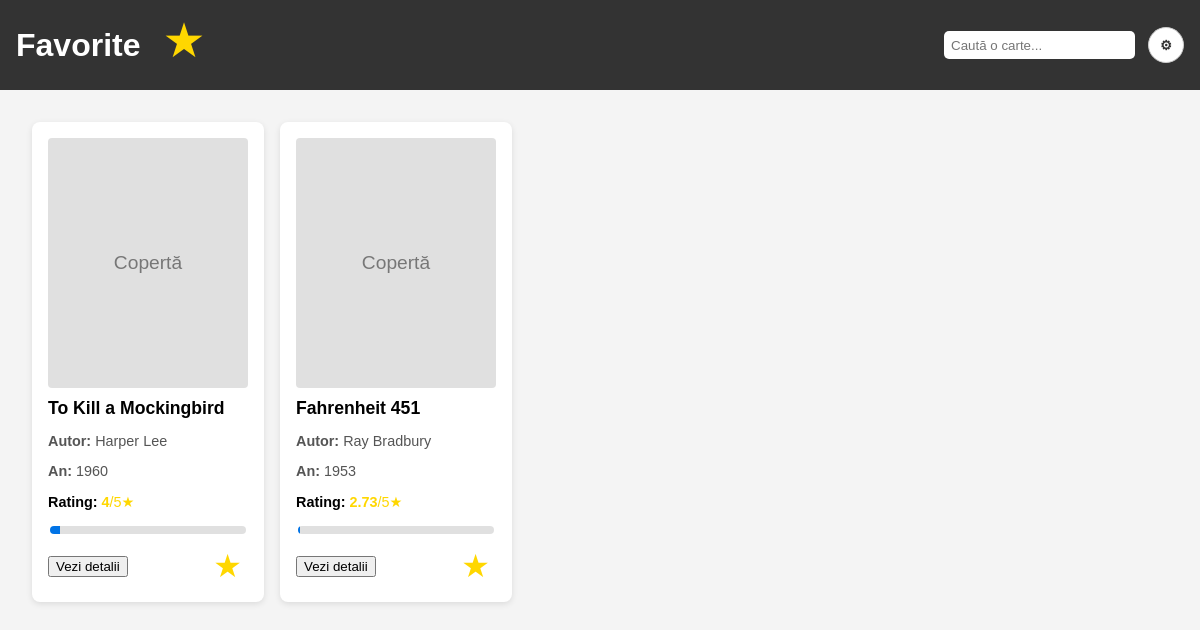
The app's page /WebInfoAn2SpilevoiAnton/home/favorites (signed in), older data.
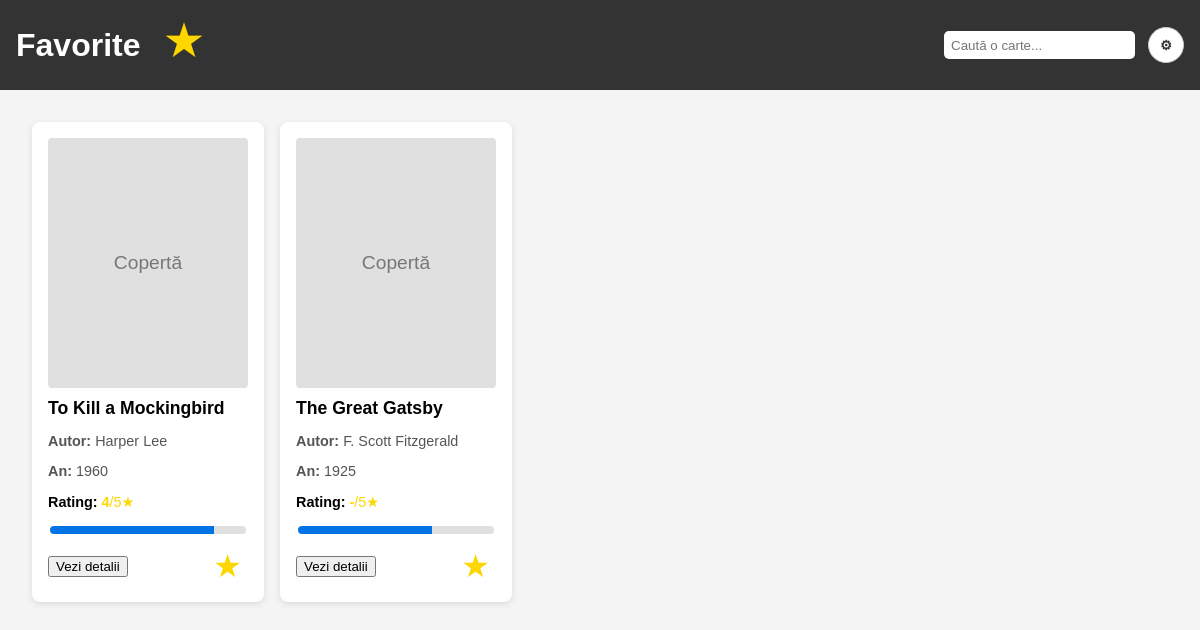
The same page, newer data.
### tables this page shows
CREATE TABLE books (
                id INTEGER PRIMARY KEY AUTOINCREMENT,
                titlu TEXT,
                autor TEXT,
                an INTEGER,
                pagini INTEGER
            );

CREATE TABLE progress (
        id INTEGER PRIMARY KEY AUTOINCREMENT,
        book_id INTEGER,
        username TEXT,
        pages INTEGER,
        UNIQUE(book_id, username)
    );

### models/modelhome.php (called while the page is built, shortened)
<?php
class ModelHome {
    private $db;
    public function __construct() {
        $this->db = Database::getInstance()->getConnection();
        $this->db->exec("
            CREATE TABLE IF NOT EXISTS books (
                id INTEGER PRIMARY KEY AUTOINCREMENT,
                titlu TEXT,
                autor TEXT,
                an INTEGER,
                pagini INTEGER
            )
        ");
        $this->db->exec("
            CREATE TABLE IF NOT EXISTS favorites (
                nume TEXT,
                id_carte INTEGER,
                PRIMARY KEY(nume, id_carte)
            )
        ");
        $count = $this->db->query("SELECT COUNT(*) FROM books")->fetchColumn();
    }
    public function getAllBooks() {
        $stmt = $this->db->query("SELECT * FROM books");
        return $stmt->fetchAll(PDO::FETCH_ASSOC);
    }
    public function isBookFavorite($id)
    {
        $nume = $_SESSION['user'];
        $stmt = $this->db->prepare("SELECT * FROM favorites WHERE nume LIKE ? AND id_carte LIKE ?");
        $stmt->execute([$nume, $id]);
        $row = $stmt->fetch(PDO::FETCH_ASSOC);
        return !empty($row);
    }
    public function getBookProgress($id)
    {
        $user = $_SESSION['user'];
        $stmt = $this->db->prepare("SELECT pages FROM progress WHERE book_id = ? and username = ?");
        $stmt->execute([$id, $user]);
        $pgs = $stmt->fetch(PDO::FETCH_ASSOC);
        return $pgs ? $pgs['pages'] : 0;
    }
    public function getBookAverage($id) {
        $stmt = $this->db->prepare("SELECT AVG(rating) as avg_rating FROM reviews WHERE book_id = ?");
        $stmt->execute([$id]);
        $result = $stmt->fetch(PDO::FETCH_ASSOC);
        return round($result['avg_rating'] ?? 0, 2);
    }
}

### autoload.php (called while the page is built, shortened)
<?php
function autoload($class) {
    $folders = ['util', 'models', 'controllers', 'views'];
    foreach ($folders as $folder) {
        $file = DIRECTOR_SITE . SLASH . $folder . SLASH . strtolower($class) . '.php';
        if (file_exists($file)) {
            return;
        }
    }
    exit;
}

### util/database.php (called while the page is built, shortened)
<?php
class Database {
    private static $instance = null;
    private $connection;
    private function __construct() {
        try {
            $this->connection = new PDO("sqlite:" . __DIR__ . "/test.db");
            $this->connection->setAttribute(PDO::ATTR_ERRMODE, PDO::ERRMODE_EXCEPTION);
        } catch (PDOException $e) {
            die("Database Connection failed: " . $e->getMessage());
        }
    }
    public static function getInstance(): Database {
        if (self::$instance === null) {
            self::$instance = new Database();
        }
        return self::$instance;
    }
    public function getConnection(): PDO {
        return $this->connection;
    }
}

### controllers/controller.php (called while the page is built, shortened)
<?php
abstract class Controller
{
    public function __construct()
    {
        $this->model = new $modelName;
    }
}

### views/viewhome.php (the view, shortened to what this page needs)
<?php
class ViewHome {
    public function incarcaDatele($books, $model, $from, $parametri, $favo = false, $search = false, $searchTerm = "") {
        $cardsHtml = '';
        foreach ($books as $book) {
            $fav = $model->isBookFavorite($book['id']);
            if($favo && !$fav) continue;
            $selectedClass = $fav ? 'selected' : '';
            $progressPercent = $model->getBookProgress($book['id']) / $book['pagini'] * 100;
            $stars = $model->getBookAverage($book['id']);
            if($progressPercent == 0) $progressPercent = 1;
            if($stars == 0) $stars = '-';
            $cardsHtml .= "
    <div class='book-card'>
        <div style='width: 100%; height: 250px; background-color: #e0e0e0; border-radius: 4px;
                    display: flex; align-items: center; justify-content: center; color: #777; font-size: 1.2em; margin-bottom: 0.5em;'>
            Copertă
        </div>
        <h3>" . htmlspecialchars($book['titlu']) . "</h3>
        <p><strong>Autor:</strong> " . htmlspecialchars($book['autor']) . "</p>
        <p><strong>An:</strong> " . htmlspecialchars($book['an']) . "</p>
        <p style='color: gold;'><strong style='color: black;'>Rating: </strong><b>$stars</b>/5★</p>
        <div style='display: flex; align-items: center; gap: 0.5em; margin-top: 10px;'>
            <input type='range' min='0' max='100' value='" . $progressPercent . "'
                   style='flex: 1; pointer-events: none; appearance: none; height: 8px; border-radius: 5px;
                          background: linear-gradient(to right, #0073e6 " . $progressPercent . "%, #e0e0e0 " . $progressPercent . "%);' />
        </div>
        <div style='display: flex; justify-content: space-between; align-items: center; margin-top: 10px;'>
            <a href='/WebInfoAn2SpilevoiAnton/book/view/" . urlencode($book['id']) . "'>
                <button>Vezi detalii</button>
            </a>
            <button type='button' style='font-size: 2em;'
                class='star-button $selectedClass'
                onclick='toggleFavorite(this)'
                data-book-id='" . $book['id'] . "'>
                ★
            </button>
        </div>
    </div>
";
        }
    }
}

Row changes from the older to the newer data that the page shows:
no longer on this page (row unchanged): books: titlu "Fahrenheit 451", autor "Ray Bradbury", an "1953", stars "2.73"
changed through a linked row, books "To Kill a Mockingbird": id+pagini "5" → "84"
now on this page (row unchanged): books: titlu "The Great Gatsby", autor "F. Scott Fitzgerald", an "1925", stars "-", id+pagini "68"
